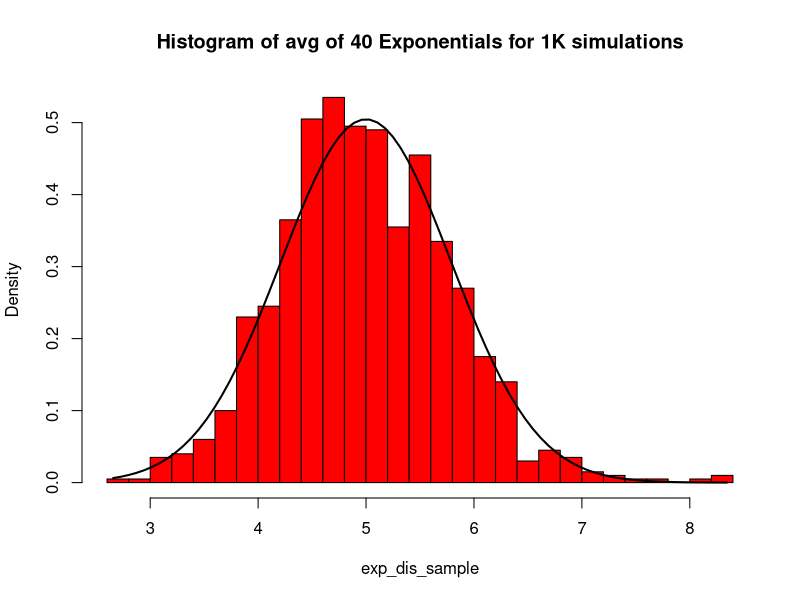
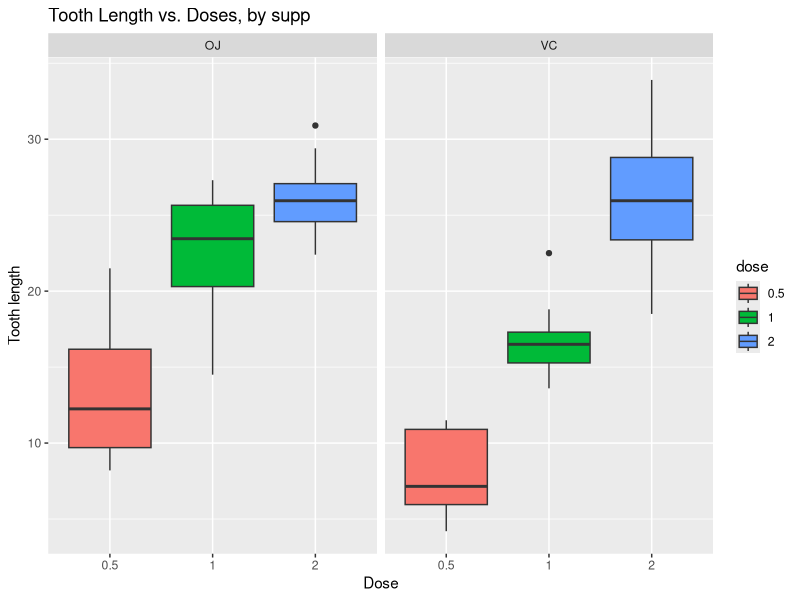

Source code (R) for these figures, in order:
## ---- chunk 1
knitr::opts_chunk$set(echo = TRUE)
## ---- chunk 2
set.seed(16)
lambda <-0.2
n <- 40
sim <- 1000
#We create 1K times a sample of 40 exponentials, then compute its mean
exp_dis_sample <- replicate (sim, mean(rexp (n,lambda)))
## ---- chunk 3
mean(exp_dis_sample)
## ---- chunk 4
1/lambda
## ---- chunk 5
##There is a very small difference between the theoretical and sample means of this exponential dsitribution
abs(mean(exp_dis_sample)-1/lambda)
## ---- chunk 6
var(exp_dis_sample)
## ---- chunk 7
(1/lambda)^2/n
## ---- chunk 8
##There is a very small difference between the theoretical and sample variances of this exponential dsitribution
abs(var(exp_dis_sample)-(1/lambda)^2/n)
## ---- chunk 9
#The historgram is roughly symmetric and mound shaped, like a normal distribution due to CLT. The more we increase the sample size, the histogram will resemble more the normal distribution
hist(exp_dis_sample,prob=TRUE, breaks=40,main='Histogram of avg of 40 Exponentials for 1K simulations',col='red')
x<-seq(min(exp_dis_sample),max(exp_dis_sample),length=2*n)
y<-dnorm(x,1/lambda,1/(lambda*sqrt(n)))
lines(x,y , pch=22, col='black', lwd=2)

## ---- chunk 10
library(datasets)
df<-data(ToothGrowth)
#First rows of the data sets
head(ToothGrowth)
#length of the dataset
dim(ToothGrowth)
#Some statistics summaries of the dataset's columns
summary(ToothGrowth)
# Display different summary
str(ToothGrowth)
#Only 3 values for dose
unique(ToothGrowth$dose)

#Some plots to better understand the data :
#Transform dose into factors
ToothGrowth$dose<-as.factor(ToothGrowth$dose)
#contruct a boxplot
library(ggplot2)
ggplot(data = ToothGrowth, aes(x = dose, y = len)) + 
  geom_boxplot(aes(fill = dose), width = 0.8) + xlab('Dose') + ylab('Tooth length') + facet_grid(~supp) +ggtitle('Tooth Length vs. Doses, by supp')
## ---- chunk 11

# Run a t-test on the data
t.test(len~supp,data=ToothGrowth)
## ---- chunk 12
# Run a t-test on the data for dose .5mg/day
df<-subset(ToothGrowth,dose==.5)
t.test(len~supp,data=df)
## ---- chunk 13
# Run a t-test on the data for dose 1mg/day
df<-subset(ToothGrowth,dose==1)
t.test(len~supp,data=df)
## ---- chunk 14
# Run a t-test on the data for dose 2mg/day
df<-subset(ToothGrowth,dose==2)
t.test(len~supp,data=df)
